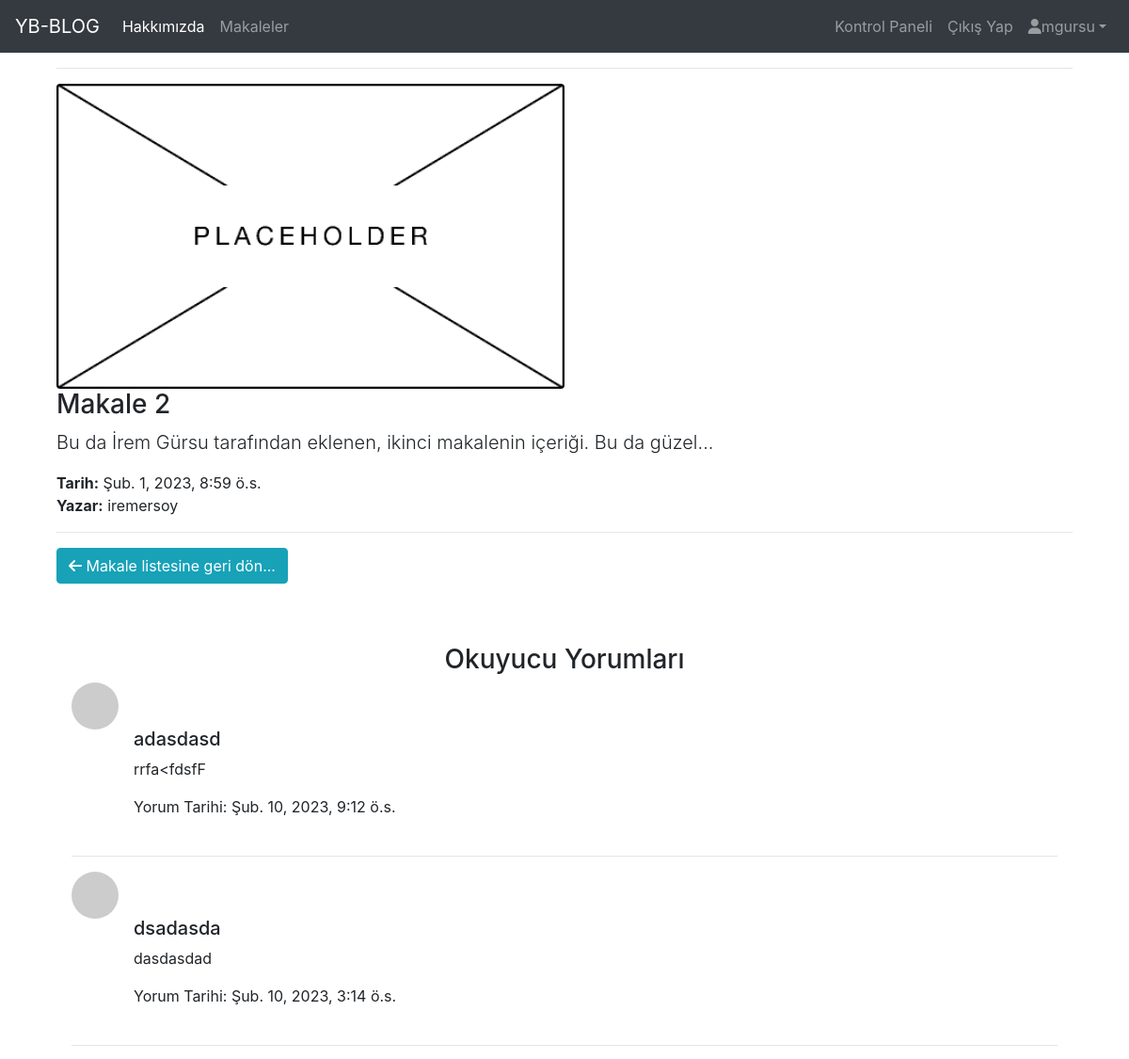
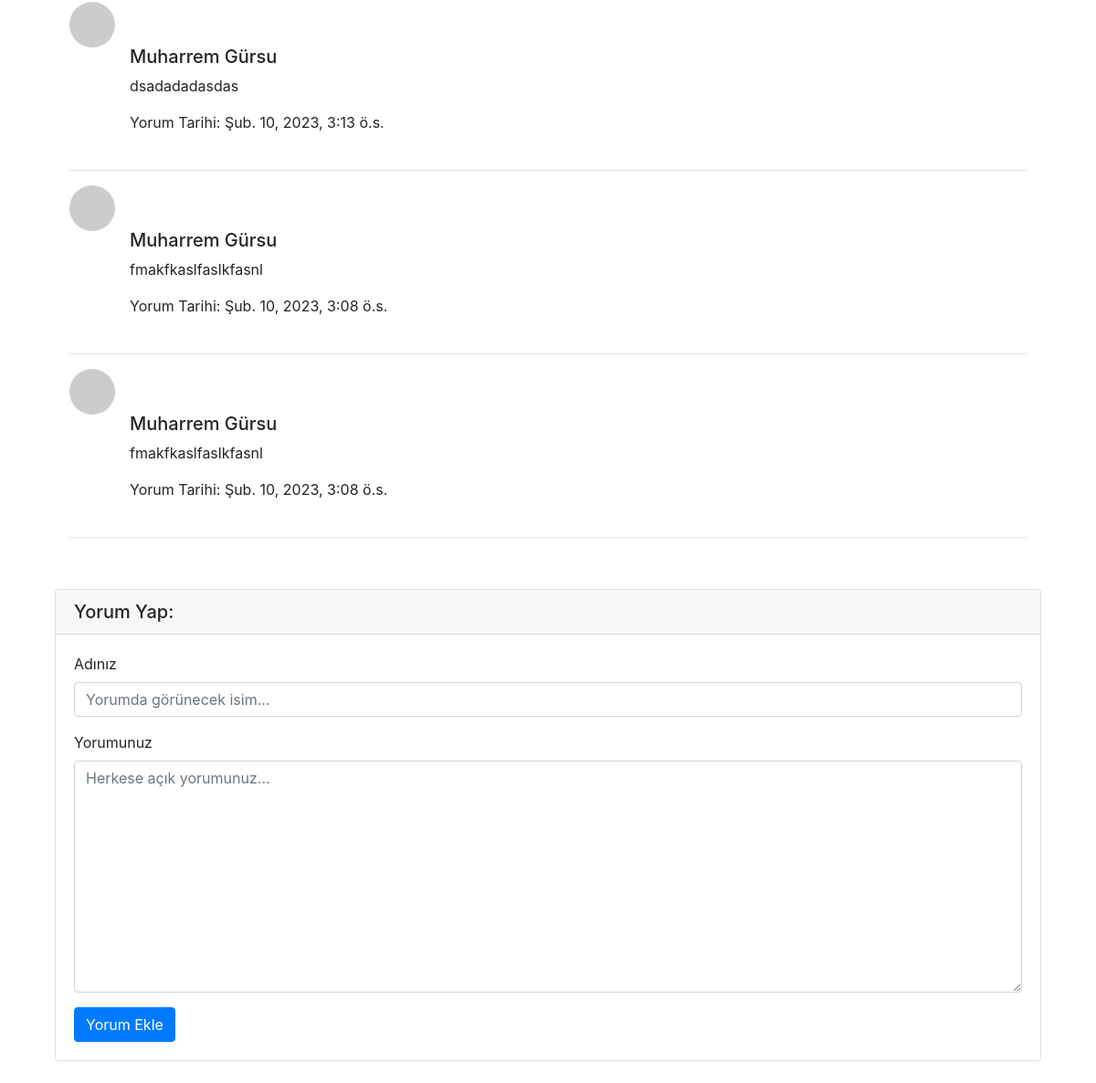
Page /articles/detail/2 (signed in) on the committed database (2 pictures, top to bottom).
### article/models.py (models this page shows, shortened)
class Article(models.Model):
    author = models.ForeignKey('auth.User', on_delete=models.CASCADE, verbose_name='Yazar') # Django içindeki hazır user sınıfını kullandık
    title = models.CharField(max_length=50, verbose_name='Başlık')
    content = RichTextField()
    created_date = models.DateTimeField(auto_now_add=True, verbose_name='Oluşturulma Tarihi')
    article_image = models.FileField(blank=True, null=True, verbose_name='Görsel Ekle') # makalede görsel olmak zorunda değilse, blank ve null argümanlarını True yap
    class Meta:
        ordering = ['created_date']

class Comment(models.Model):
    article = models.ForeignKey(Article, on_delete=models.CASCADE, verbose_name='Makale', related_name='comments')
    comment_author = models.CharField(max_length=50, verbose_name='İsim')
    comment_content = models.CharField(max_length=250, verbose_name='Yorum')
    comment_date = models.DateTimeField(auto_now=True, verbose_name='Oluşturulma Tarihi')
    class Meta:
        ordering = ['-comment_date']

### article/views.py (the view)
# urls.py: path('detail/<int:id>', views.detail, name='detail'),
def detail(request, id):
    """Article modelinden id'ye göre nesne çekiyor, bulamazsa da 404 sayfası gödneriyor."""
    article = get_object_or_404(Article, id=id)
    comments = article.comments.all()
    return render(request,'detail.html', {"article": article, 'comments':comments})

### templates/detail.html (shortened to what this page needs)
{% extends 'layout.html' %}
{% block body %}
<div class="container">
    <hr>
    {% if article.article_image %}
    <img src="{{ article.article_image.url }}" alt="" class="img-fluid rounded w-50">
    {% else %}
    <img src="/media/image_placeholder.png" alt="" class="img-fluid rounded w-50">
    {% endif %}
    <h3>{{ article.title }}</h3>
    <p class="lead">{{ article.content|safe}}</p>
    <strong>Tarih:</strong> {{ article.created_date}}
    <br>
    <strong>Yazar:</strong> {{ article.author}}
    <hr>
    <a class="btn btn-info" href="/articles/">
        <i class="fa-sharp fa-solid fa-arrow-left"></i> Makale listesine geri dön...
    </a>
    <br>
    <br>
    <br>
    <div class="p-3">
        {% if comments %}
        <h3 class="text-center">Okuyucu Yorumları</h3>
            {% for comment in comments %}
                    <div class="media mb-4">
                        <img src="https://via.placeholder.com/50x50" alt="" class="d-flex mr-3 rounded-circle">
                        <div class="media-body">
                            <h5 class="mt-5">{{ comment.comment_author }}</h5>
                            <p>{{ comment.comment_content}}</p>
                            <p>Yorum Tarihi: {{ comment.comment_date }} </p>
                        </div>
                    </div>
                    <hr>
            {% endfor %}
        {% else %}
        <div class="alert alert-warning">Yorum yok...</div>
        {% endif %}
    </div>
    <div class="card my-4">
        <h5 class="card-header">Yorum Yap:</h5>
        <div class="card-body">
            <form action="/articles/comment/{{ article.id }}" method="POST">
                <div class="form-group">
                    <label for="comment_name">Adınız</label>
                    <input type="text" class="form-control" name="comment_author" id="comment_name" placeholder="Yorumda görünecek isim...">
                  </div>
                  <div class="form-group">
                    <label for="yorum">Yorumunuz</label>
                    <textarea class="form-control" name="comment_content" id="yorum" cols="30" rows="10" placeholder="Herkese açık yorumunuz..."></textarea>
                  </div>
                <button class="btn btn-primary" type="submit">Yorum Ekle</button>
            </form>
        </div>
    </div>
</div>
{% endblock %}

### templates/includes/navbar.html (shortened to what this page needs)
<nav class="navbar navbar-expand-lg navbar-dark bg-dark">
    <a class="navbar-brand" href="{% url 'index' %}">YB-BLOG</a>
    <div class="collapse navbar-collapse">
      <ul class="navbar-nav mr-auto">
        <li class="nav-item active">
          <a class="nav-link" href="{% url 'about' %}">Hakkımızda</a>
        </li>
        <li class="nav-item">
          <a class="nav-link" href="/articles/">Makaleler</a>
        </li>
      </ul>
      <ul class="navbar-nav ms-auto">
        {% if request.user.is_authenticated %}
        <li class="nav-item">
          <a href="/articles/dashboard" class="nav-link">Kontrol Paneli</a>
        </li>
        <li class="nav-item">
          <a href="{% url 'user:logout' %}" class="nav-link">Çıkış Yap</a>
        </li>
        <li class="nav-item dropdown">
          <a class="nav-link dropdown-toggle" href="/admin/"><i class="fa-solid fa-user"></i>{{user}}</a>
        </li>
        {% endif %}
      </ul>
    </div>
  </nav>

### rows in the picture
Article: title "Makale 2", content "Bu da İrem Gürsu tarafından eklenen, ikinci makalenin içeriği. Bu da güzel...", created_date "Şub. 1, 2023, 8:59 ö.s.", author "iremersoy"
Comment: comment_author "adasdasd", comment_content "rrfa<fdsfF", comment_date "Şub. 10, 2023, 9:12 ö.s."
Comment: comment_author "dsadasda", comment_content "dasdasdad", comment_date "Şub. 10, 2023, 3:14 ö.s."
Comment: comment_author "Muharrem Gürsu", comment_content "dsadadadasdas", comment_date "Şub. 10, 2023, 3:13 ö.s."
Comment: comment_author "Muharrem Gürsu", comment_content "fmakfkaslfaslkfasnl", comment_date "Şub. 10, 2023, 3:08 ö.s."
Comment: comment_author "Muharrem Gürsu", comment_content "fmakfkaslfaslkfasnl", comment_date "Şub. 10, 2023, 3:08 ö.s."

### other values in the picture
{{ user }} "mgursu"
